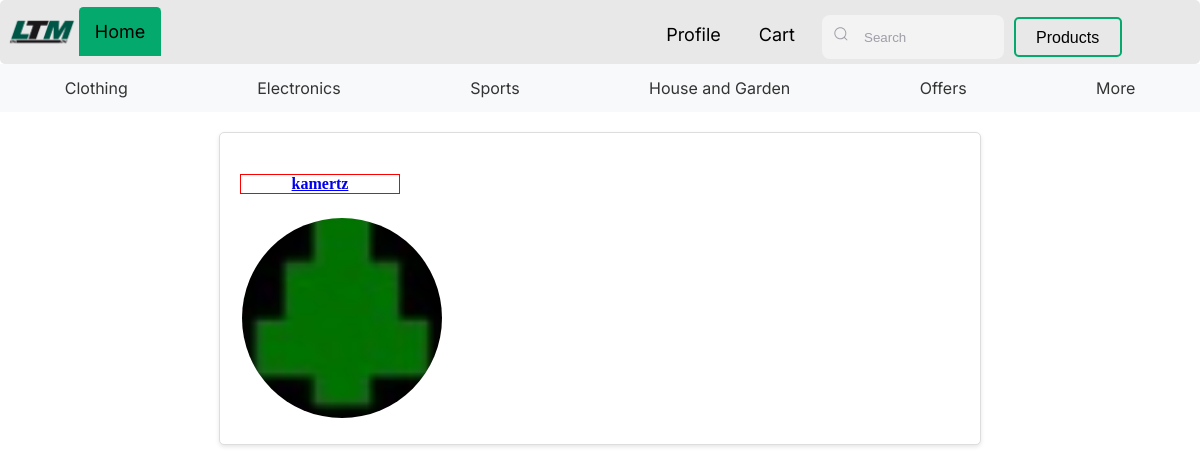
The page /pages/users/user_search.php?key=kamertz (signed in) on the database as committed earlier.
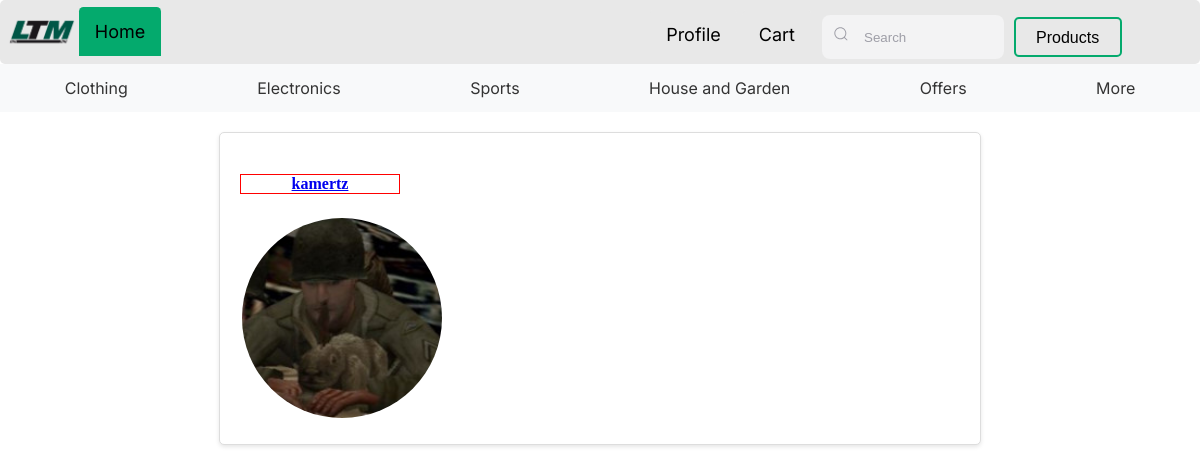
The same page on the database as committed later.
### tables this page shows
CREATE TABLE users (
    id INTEGER PRIMARY KEY AUTOINCREMENT,
    username VARCHAR(100) NOT NULL,
    email VARCHAR(255) NOT NULL,
    password VARCHAR NOT NULL,
    permissions VARCHAR(50) NOT NULL DEFAULT 'user',
    created_at TIMESTAMP DEFAULT CURRENT_TIMESTAMP,
    small_description VARCHAR(255),
    country Varchar(50),
    city VARCHAR(50) ,
    phone_number VARCHAR(13) UNIQUE,
    image VARCHAR DEFAULT '../../../assets/Default_pfp.svg.png'
);

### pages/users/user_search.php (called while the page is built, shortened)
<?php
require '../../common/index_header.php';
require '../../templates/user_search_page.php';
$db = getDatabaseConnection();
if (isGetParamSet('key')) {
    $key = '%' .htmlspecialchars($_GET['key']. '%');
    $query = "SELECT * FROM users WHERE username LIKE :key";
    $users = fetchDataAll($db, $query, [':key' => $key]);
}
drawGridSection($users);
?>

### utils/getters.php (called while the page is built, shortened)
<?php
function isGetParamSet($paramName)
{
    return isset($_GET[$paramName]);
}
function fetchDataAll($db, $query, $params = [])
{
    $stmt = $db->prepare($query);
    $stmt->execute($params);
    return $stmt->fetchAll(PDO::FETCH_ASSOC);
}
?>

### templates/user_search_page.php (the view)
<?php
function drawGridSection($users)
{
    echo '        <link rel="stylesheet" href="../../../css/profile_image.css">
    ';
    echo '<section class="grid-container">';
    if (!empty($users)) {
        foreach ($users as $user) {
            $id = $user['id'];
            echo '<section class="profile-image-container">';
            echo '<a href="../profile/public_profile.php?id=' . $id . '"><h4 style="border: 1px solid red">' . $user['username'] . '</h4></a>';
            $image_url = $user['image'];
            echo '<a href="../profile/public_profile.php?id=' . $id . '"><img src="' . $image_url . '"></a>';
            echo '</section>';
        }
    } else {
        echo 'No result found';
    }
    echo '</section>';
}
?>

Rows that differ between the two databases and show on the page:
changed users "kamertz": image: a different picture
